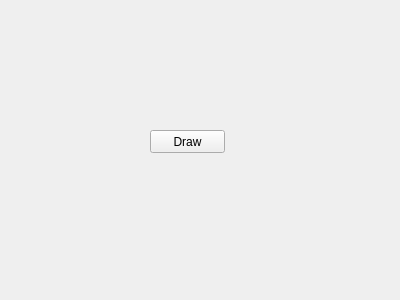
<?xml version="1.0" encoding="UTF-8"?>
<ui version="4.0">
 <class>Form</class>
 <widget class="QWidget" name="Form">
  <property name="geometry">
   <rect>
    <x>0</x>
    <y>0</y>
    <width>400</width>
    <height>300</height>
   </rect>
  </property>
  <property name="windowTitle">
   <string>Form</string>
  </property>
  <widget class="QPushButton" name="Draw">
   <property name="geometry">
    <rect>
     <x>150</x>
     <y>130</y>
     <width>75</width>
     <height>23</height>
    </rect>
   </property>
   <property name="text">
    <string>Draw</string>
   </property>
  </widget>
 </widget>
 <resources/>
 <connections/>
</ui>
